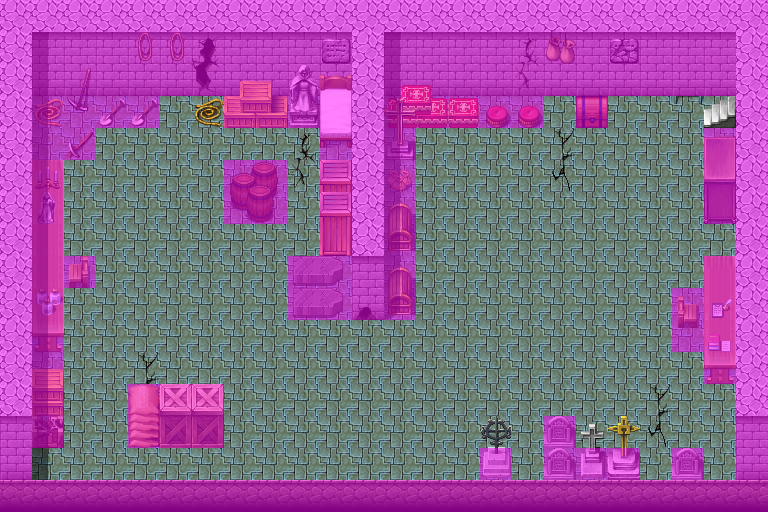

The image is a tile-based game level rendered from a .tmx file. Its description and source (layers, tilesets, objects; grid data summarised) follow:
An orthogonal 24x16 tile map with 32x32 px tiles, 5 tile layers (Ground, Objects, Above, Top, ...), 18 tilesets and 3 objects (2x spawn, mapchange).

<map version="1.0" orientation="orthogonal" width="24" height="16" tilewidth="32" tileheight="32">
    <properties>
        <property name="colorfilter" value="none" />
    </properties>
    <tileset firstgid="1" name="map_12" tilewidth="32" tileheight="32">
        <image source="../drawable/map_12.png" width="256" height="256" />
    </tileset>
    <tileset firstgid="65" name="map_7" tilewidth="32" tileheight="32">
        <image source="../drawable/map_7.png" width="256" height="256" />
    </tileset>
    <tileset firstgid="129" name="map_5" tilewidth="32" tileheight="32">
        <image source="../drawable/map_5.png" width="256" height="256" />
    </tileset>
    <tileset firstgid="193" name="map_23" tilewidth="32" tileheight="32">
        <image source="../drawable/map_23.png" width="256" height="256" />
    </tileset>
    <tileset firstgid="257" name="map_8" tilewidth="32" tileheight="32">
        <image source="../drawable/map_8.png" width="256" height="256" />
    </tileset>
    <tileset firstgid="321" name="map_11" tilewidth="32" tileheight="32">
        <image source="../drawable/map_11.png" width="256" height="256" />
    </tileset>
    <tileset firstgid="385" name="map_10" tilewidth="32" tileheight="32">
        <image source="../drawable/map_10.png" width="256" height="256" />
    </tileset>
    <tileset firstgid="449" name="map_1" tilewidth="32" tileheight="32">
        <image source="../drawable/map_1.png" width="256" height="256" />
    </tileset>
    <tileset firstgid="513" name="map_22" tilewidth="32" tileheight="32">
        <image source="../drawable/map_22.png" width="256" height="256" />
    </tileset>
    <tileset firstgid="577" name="map_0" tilewidth="32" tileheight="32">
        <image source="../drawable/map_0.png" width="256" height="256" />
    </tileset>
    <tileset firstgid="641" name="map_2" tilewidth="32" tileheight="32">
        <image source="../drawable/map_2.png" width="256" height="256" />
    </tileset>
    <tileset firstgid="705" name="map_15" tilewidth="32" tileheight="32">
        <image source="../drawable/map_15.png" width="256" height="256" />
    </tileset>
    <tileset firstgid="769" name="map_16" tilewidth="32" tileheight="32">
        <image source="../drawable/map_16.png" width="256" height="256" />
    </tileset>
    <tileset firstgid="833" name="map_3" tilewidth="32" tileheight="32">
        <image source="../drawable/map_3.png" width="256" height="256" />
    </tileset>
    <tileset firstgid="897" name="map_9" tilewidth="32" tileheight="32">
        <image source="../drawable/map_9.png" width="256" height="256" />
    </tileset>
    <tileset firstgid="961" name="map_14" tilewidth="32" tileheight="32">
        <image source="../drawable/map_14.png" width="256" height="256" />
    </tileset>
    <tileset firstgid="1025" name="map_6" tilewidth="32" tileheight="32">
        <image source="../drawable/map_6.png" width="256" height="256" />
    </tileset>
    <tileset firstgid="1089" name="map_20" tilewidth="32" tileheight="32">
        <image source="../drawable/map_20.png" width="256" height="256" />
    </tileset>
    <layer name="Ground" width="24" height="16">
        <data>[384 cells, 384 non-empty, 5 distinct tile ids]</data>
    </layer>
    <layer name="Objects" width="24" height="16">
        <data>[384 cells, 90 non-empty, 65 distinct tile ids]</data>
    </layer>
    <layer name="Above" width="24" height="16">
        <data>[384 cells, 21 non-empty, 11 distinct tile ids]</data>
    </layer>
    <layer name="Top" width="24" height="16">
        <data>[384 cells, 12 non-empty, 2 distinct tile ids]</data>
    </layer>
    <layer name="Walkable" width="24" height="16">
        <data>[384 cells, 192 non-empty, 1 distinct tile ids]</data>
    </layer>
    <objectgroup name="Mapevents">
        <object name="up" type="mapchange" x="704" y="96" width="32" height="32">
            <properties>
                <property name="map" value="brimhaven_church" />
                <property name="place" value="down" />
            </properties>
        </object>
    </objectgroup>
    <objectgroup name="Spawn">
        <object name="zorvan" type="spawn" x="384" y="96" width="352" height="384">
            <properties>
                <property name="spawngroup" value="zorvan" />
            </properties>
        </object>
        <object name="quasi" type="spawn" x="32" y="96" width="320" height="384">
            <properties>
                <property name="spawngroup" value="hunchback" />
            </properties>
        </object>
    </objectgroup>
    <objectgroup name="Keys" />
</map>
